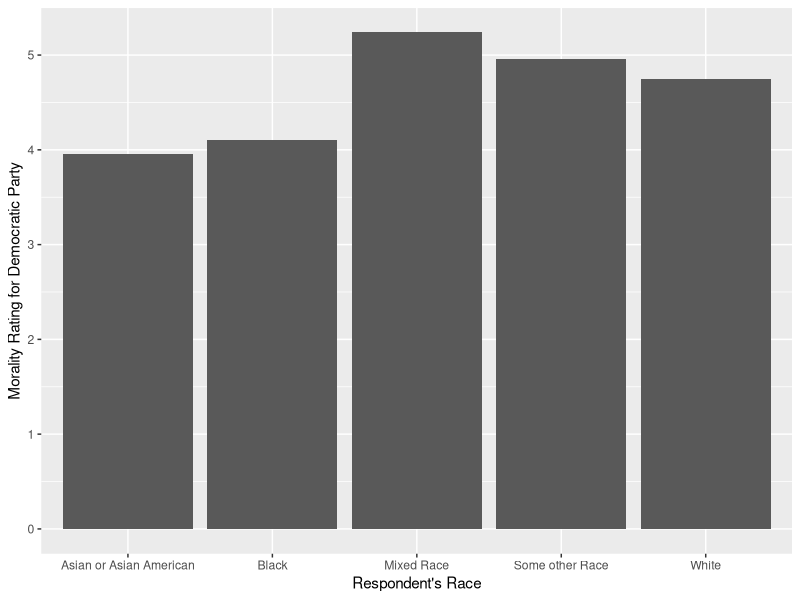

R code for this plot:
## ---- chunk 1
library(haven)
data <- read_sav("Data/W110_Jun22/ATP W110.sav")
## ---- chunk 2
library(tidyverse)
library(dplyr)
## ---- chunk 3
morality <- data |>
  mutate(
  Race = case_when(
    F_RACECMB == 1 ~ "White",
    F_RACECMB == 2 ~ "Black", 
    F_RACECMB == 3 ~ "Asian or Asian American",
    F_RACECMB == 4 ~ "Mixed Race",
    F_RACECMB == 5 ~ "Some other Race")
  )


morality <- morality |>
  drop_na(Race)
## ---- chunk 4
morality <- morality |>
  mutate(
    Party = case_when(
      F_PARTY_FINAL == 1 ~ "Republican",
      F_PARTY_FINAL == 2 ~ "Democrat",
      F_PARTY_FINAL == 3 ~ "Independent",
      F_PARTY_FINAL == 4 ~ "Other"
    )
  )

## ---- chunk 5
data <- data |>
  mutate(
    moral_eval_rep = case_when(
      TRAITREPa_W110 == 1 ~ "Very Moral",
      TRAITREPa_W110 == 2 ~ "Somewhat Moral",
      TRAITREPa_W110 == 3 ~ "Neutral",
      TRAITREPa_W110 == 4 ~ "Somewhat Immoral",
      TRAITREPa_W110 == 5 ~ "Very Immoral"
    )
  )
## ---- chunk 6
data <- data |>
  mutate(
    moral_eval_dem = case_when(
      TRAITDEMa_W110 == 1 ~ "Very Moral",
      TRAITDEMa_W110 == 2 ~ "Somewhat Moral",
      TRAITDEMa_W110 == 3 ~ "Neutral",
      TRAITDEMa_W110 == 4 ~ "Somewhat Immoral",
      TRAITDEMa_W110 == 5 ~ "Very Immoral"))
## ---- chunk 7
dem_moral_race <- morality|>
  group_by(Race)|>


summarize(mean_moral_eval_dem = mean(TRAITDEMa_W110))  

dem_moral_plot <- ggplot(dem_moral_race, aes(x = Race, y = mean_moral_eval_dem)) +
  geom_col() +
  labs(x = "Respondent's Race", y = "Morality Rating for Democratic Party")
  
dem_moral_plot
## ---- chunk 8

morality <- morality |>
  filter(TRAITREPa_W110 < 99)

morality <- morality |>
  filter(TRAITDEMa_W110 < 99)

morality |>
  group_by(Party)|>
  summarize(
    mean_moral_eval_rep = mean(TRAITREPa_W110),
    mean_moral_eval_dem = mean(TRAITDEMa_W110))
            


  
## ---- chunk 9
black_dem_rep_moral_eval <- morality|>
  filter(F_PARTY_FINAL == 2 & F_RACECMB == 2)|>
  summarize(black_dem_rep_moral_eval = mean(TRAITREPa_W110))
  
knitr::kable(black_dem_rep_moral_eval, col.names = "Black Democrats Moral Evaluation of Republican Party")
## ---- chunk 10
black_dem_dem_moral_eval <- morality|>
  filter(F_PARTY_FINAL == 2 & F_RACECMB == 2)|>
  summarize(black_dem_dem_moral_eval = mean(TRAITDEMa_W110))
## ---- chunk 11
white_dem_rep_moral_eval <- morality |>
   filter(F_PARTY_FINAL == 1 & F_RACECMB == 1)|>
  summarize(white_dem_rep_moral_eval = mean(TRAITREPa_W110))

knitr::kable(black_dem_rep_moral_eval, col.names = "White Democrats Moral Evaluation of Republican Party")
## ---- chunk 12
morality |>
   filter(F_PARTY_FINAL == 1 & F_RACECMB == 1)|>
  summarize(white_dem_dem_moral_eval = mean(TRAITDEMa_W110))
## ---- chunk 13

